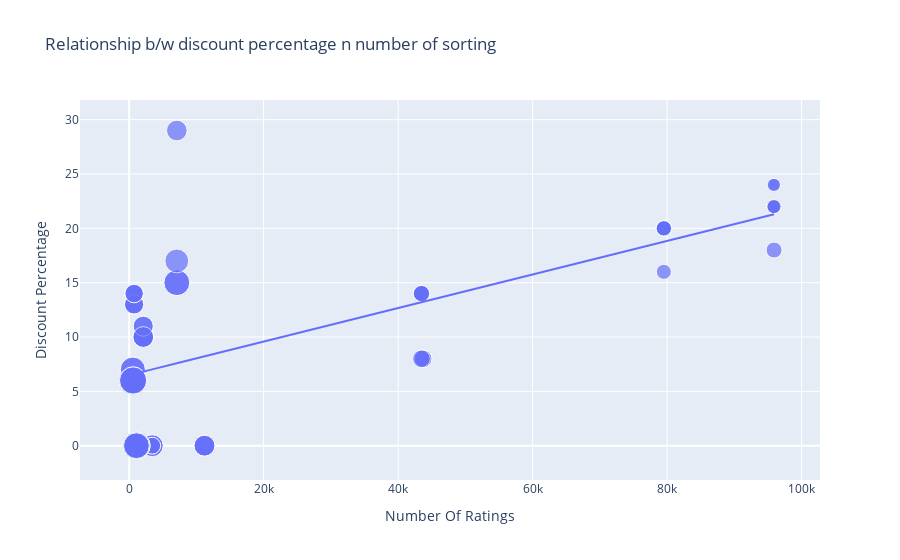

The notebook cell saved with this chart:
### Markdown cell above
Scatter Graph

### Code cell
figure=px.scatter(data_frame=data, x='Number Of Ratings', y='Discount Percentage', height=666, size='Sale Price', trendline='ols', title='Relationship b/w discount percentage n number of sorting')
figure.show()

### Figure 1 — Plotly figure (JSON) as saved in the notebook; plotly's stock layout.template omitted (floating-point values rounded to 4 significant figures)
{"data": [{"hovertemplate": "Number Of Ratings=%{x}<br>Discount Percentage=%{y}<br>Sale Price=%{marker.size}<extra></extra>", "legendgroup": "", "marker": {"color": "#636efa", "size": [49900, 84900, 84900, 77000, 77000, 49900, 49900, 77000, 89900, 41999, 39999, 41999, 41999, 41999, 131900, 117100, 131900, 117100, 74999, 117900, 117100, 117900, 99900, 44999, 140900, 130900, 64900, 120900, 59900, 75900, 110900, 130900, 120900, 64900, 64900, 75900, 75900, 120900, 59900, 120900, 75900, 140900, 70900, 70900, 75900, 59900, 110900, 120900, 130900, 130900, 54999, 54999, 29999, 34999, 34999, 34999, 54999, 29999, 46999, 46999, 46999, 46999], "sizemode": "area", "sizeref": 352.2, "symbol": "circle"}, "mode": "markers", "name": "", "orientation": "v", "showlegend": false, "type": "scatter", "x": [3431, 3431, 3431, 11202, 11202, 3431, 3431, 11202, 1454, 79512, 79512, 79582, 79512, 79512, 1078, 1078, 1078, 1078, 7088, 7088, 1078, 7088, 7081, 95909, 542, 580, 740, 545, 740, 2101, 545, 580, 580, 730, 730, 2101, 2101, 580, 740, 580, 2092, 545, 2101, 2092, 2101, 740, 545, 580, 580, 580, 43707, 43707, 95807, 95909, 95807, 95909, 43470, 95909, 43470, 43470, 43470, 43470], "xaxis": "x", "y": [0, 0, 0, 0, 0, 0, 0, 0, 0, 20, 16, 20, 20, 20, 0, 0, 0, 0, 29, 15, 0, 15, 17, 18, 6, 6, 13, 6, 14, 10, 7, 6, 6, 13, 13, 10, 10, 6, 14, 6, 10, 6, 11, 11, 10, 14, 7, 6, 6, 6, 8, 8, 24, 22, 22, 22, 8, 24, 14, 14, 14, 14], "yaxis": "y"}, {"hovertemplate": "<b>OLS trendline</b><br>Discount Percentage = 0.000154292 * Number Of Ratings + 6.49233<br>R<sup>2</sup>=0.468988<br><br>Number Of Ratings=%{x}<br>Discount Percentage=%{y} <b>(trend)</b><extra></extra>", "legendgroup": "", "marker": {"color": "#636efa", "symbol": "circle"}, "mode": "lines", "name": "", "showlegend": false, "type": "scatter", "x": [542, 545, 545, 545, 545, 580, 580, 580, 580, 580, 580, 580, 580, 730, 730, 740, 740, 740, 740, 1078, 1078, 1078, 1078, 1078, 1454, 2092, 2092, 2101, 2101, 2101, 2101, 2101, 3431, 3431, 3431, 3431, 3431, 7081, 7088, 7088, 7088, 11202, 11202, 11202, 43470, 43470, 43470, 43470, 43470, 43707, 43707, 79512, 79512, 79512, 79512, 79582, 95807, 95807, 95909, 95909, 95909, 95909], "xaxis": "x", "y": [6.576, 6.576, 6.576, 6.576, 6.576, 6.582, 6.582, 6.582, 6.582, 6.582, 6.582, 6.582, 6.582, 6.605, 6.605, 6.607, 6.607, 6.607, 6.607, 6.659, 6.659, 6.659, 6.659, 6.659, 6.717, 6.815, 6.815, 6.816, 6.816, 6.816, 6.816, 6.816, 7.022, 7.022, 7.022, 7.022, 7.022, 7.585, 7.586, 7.586, 7.586, 8.221, 8.221, 8.221, 13.2, 13.2, 13.2, 13.2, 13.2, 13.24, 13.24, 18.76, 18.76, 18.76, 18.76, 18.77, 21.27, 21.27, 21.29, 21.29, 21.29, 21.29], "yaxis": "y"}], "layout": {"autosize": true, "legend": {"itemsizing": "constant", "tracegroupgap": 0}, "title": {"text": "Relationship b/w discount percentage n number of sorting"}, "xaxis": {"anchor": "y", "autorange": true, "domain": [0, 1], "range": [-6745.0, 102400.0], "title": {"text": "Number Of Ratings"}, "type": "linear"}, "yaxis": {"anchor": "x", "autorange": true, "domain": [0, 1], "range": [-2.797, 31.53], "title": {"text": "Discount Percentage"}, "type": "linear"}}}
